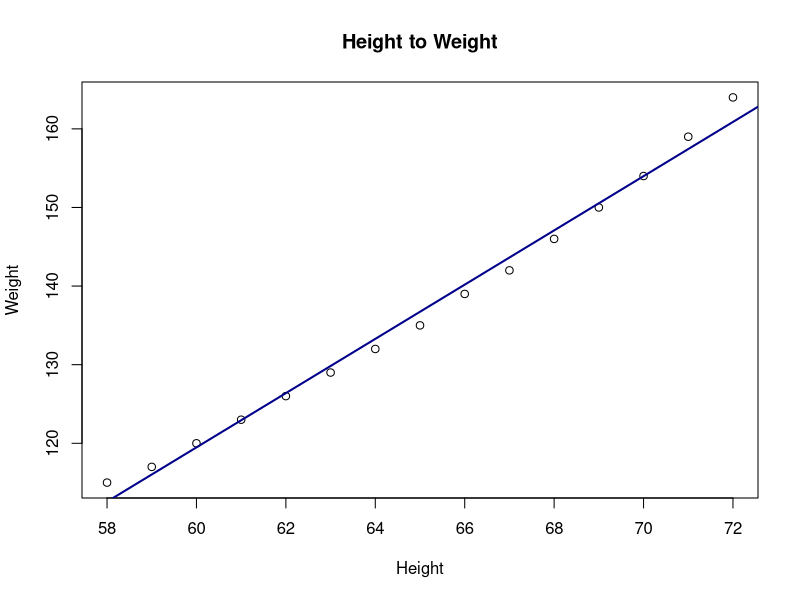
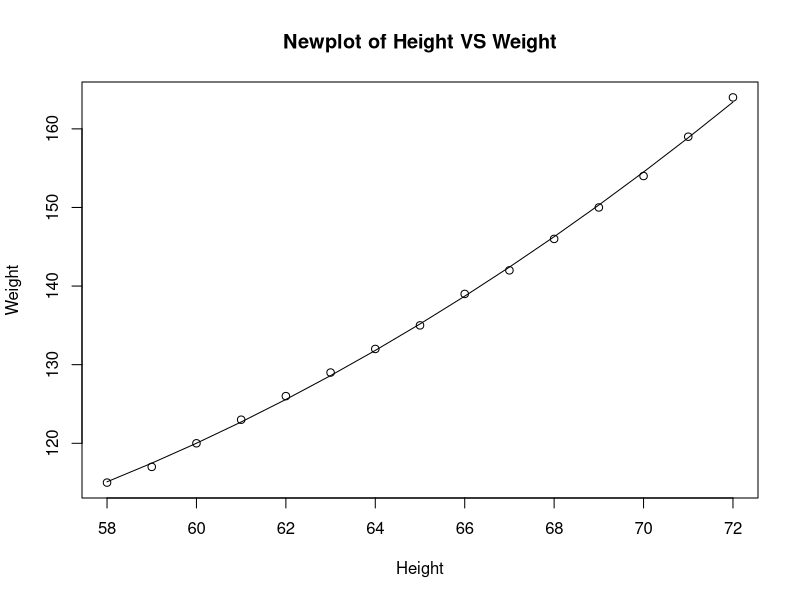

These figures' R source, in order:
fit <- lm(weight ~ height, data = women)
summary(fit)
AIC(fit)
plot(women$height, women$weight,
     main = "Height to Weight",
     xlab = "Height",
     ylab = "Weight")
abline(fit, col = "Darkblue", lwd = 2)
#拟合出的直线看起来还行，但是会发现如果用曲线会更吻合，所以再次调整提高回归精度

fit2 <- lm(weight ~ height + I(height^2), data = women)
summary(fit2)
AIC(fit2)
plot(women$height, women$weight,
     main = "Newplot of Height VS Weight",
     xlab = "Height",
     ylab = "Weight")
lines(women$height,fitted(fit2))
#可以看到这个模型吻合得特别好，而且ACI值较上一个模型显著减小，从R^2、P值也可
#以看出来这个模型更优